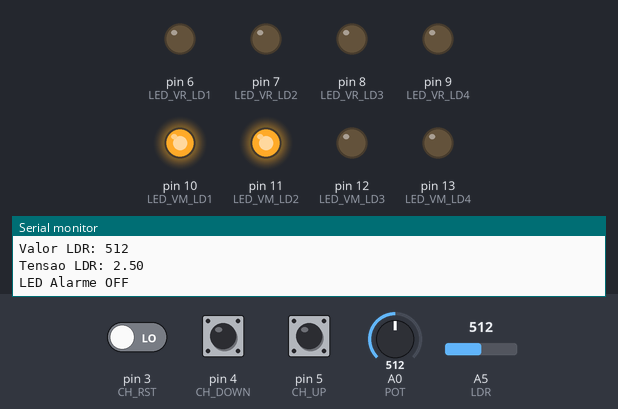
A sketch run on a simulated Arduino Uno, built with avr-gcc and run on an emulated ATmega328P. On the bench: output pins drawn as LEDs (lit = HIGH), the last lines printed to the serial monitor. Inputs (shaded band) come from the test bench; at power-on: pin 5 (CH_UP) LOW, A0 (POT) = 512, pin 3 (CH_RST) LOW, pin 4 (CH_DOWN) LOW, A5 (LDR) = 512.

Above: at 1.2 s.
1.3 s: pin 5 (CH_UP) pulled HIGH for 1 s
At 3.0 s:
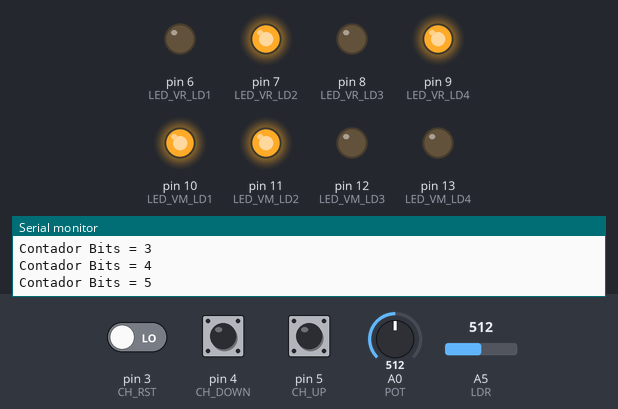
3.8 s: A0 (POT) set to 591
5.3 s: A0 (POT) set to 617
At 6.6 s:
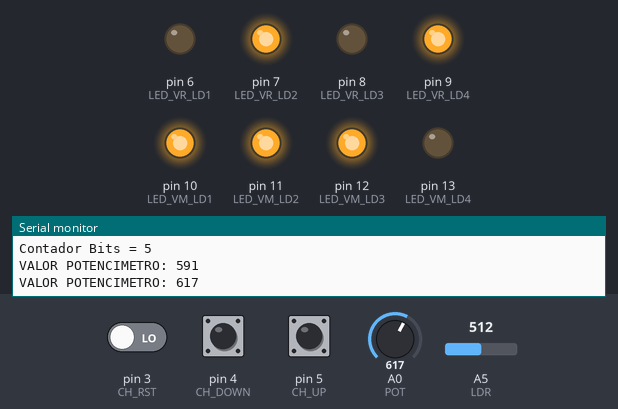
6.9 s: pin 3 (CH_RST) driven HIGH
At 8.0 s:
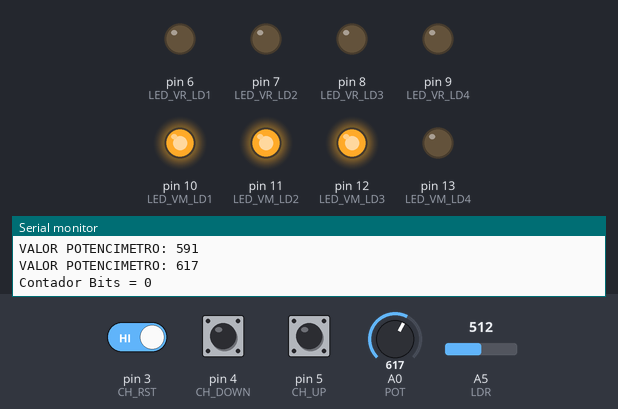
8.4 s: A0 (POT) set to 791
9.9 s: A0 (POT) set to 812
At 10.5 s:
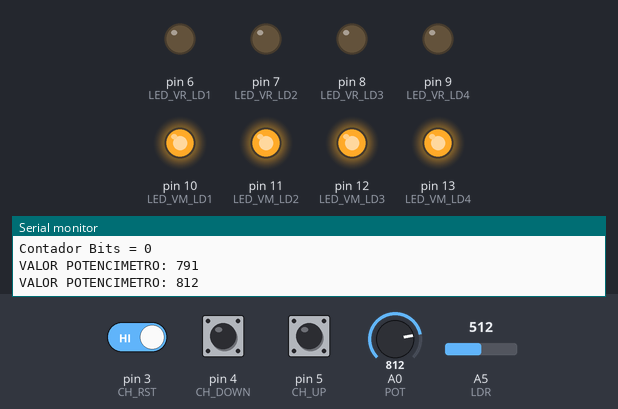
Timing chart, 0 to 12.5 s (numbered marks = the images above; inputs shaded):
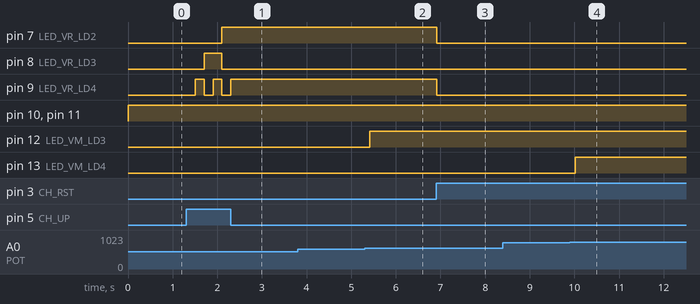

The sketch:

prova_p1_2021_11.ino
```cpp
/***************************************************************************
* Prova P1 - 2021_1															*
*																			*
*	1 – Desenvolva um programa que a partir da leitura de uma entrada 		*
*	Analógica (Potenciômetro) gerencie os 4 LEDs Vermelhos da seguinte		*
*	maneira:																*
*		POT = 0 	- LED_VM_LD1, LED_VM_LD2, LED_VM_LD3 e LED_VM_LD4(OFF)	*
*		POT = 1023	- LED_VM_LD1, LED_VM_LD2, LED_VM_LD3 e LED_VM_LD4(ON)	*
*		POT entre 0 e 1023	os LEDs devem ligar de maneira proporcional e	*
*		crescente ao valor lido.
															*
*																			*
*	2 – A partir de dois botões, controle o acionamento dos 4 LEDs Verdes	*
*	que	devem funcionar como um contador “BCD”. Um terceiro botão deverá    *
*   resetar o contador quando pressionado. 									*
*																			*
*	Descrição de um contador BCD.    										*
*		Contagem = 0, 1, 2, 3, 4, 5, 6, 7, 8, 9, 0, 1, .....)				*
*																			*
*	3 – Utilizando um sensor LDR (Resistor Dependente de Luz, ou em Inglês  *
*	– Light-Dependent Resistor), ligar um LED sempre que a luminosidade     *
*	estiver	menor que 30% do seu valor máximo (307 níveis do A/D). 			*
*	Apresentar no monitor serial os valores	lidos do sensor e o estado	 	*
*	do LED (ON ou OFF).														*
*																			*
*																			*
*****************************************************************************/

//***************************************************************************
//Define Constantes Utilizadas no Sketch

//***************************************************************************
//QUESTÃO 1
//***************************************************************************
//Define o Pino 13 como LED Vermelho L4
#define LED_VM_LD4 13
//Define o Pino 12 como LED Vermelho L3
#define LED_VM_LD3 12
//Define o Pino 11 como LED Vermelho L2
#define LED_VM_LD2 11
//Define o Pino 10 como LED Vermelho L1
#define LED_VM_LD1 10

//Define o Pino A4 como POT
#define POT A0


// Variaveis utilizadas na questao 1
//


//***************************************************************************
unsigned int leitura_potenciomentro = 0; //leitura do potenciometro
unsigned int leitura_anterior_potenciometro = 0; //grava leitura anterior para comparacao

//***************************************************************************

//***************************************************************************
//QUESTÃO 2
//***************************************************************************
//Define o Pino 9 como LED Verde L4
#define LED_VR_LD4 9
//Define o Pino 8 como LED Verde L3
#define LED_VR_LD3 8
//Define o Pino 7 como LED Verde L2
#define LED_VR_LD2 7
//Define o Pino 6 como LED Verde L1
#define LED_VR_LD1 6

//Chaves de UP, DOWM e RST do Contador BCD
//Define o Pino 5 como Chave UP
#define CH_UP 5
//Define o Pino 4 como Chave DOWN
#define CH_DOWN 4
//Define o Pino 3 como Chave RST
#define CH_RST 3

// Variaveis utilizadas na questao 2
//

int botaoIncremental;
int botaoDecremental;
int botaoReset;
unsigned int contadorBinario;

unsigned int valor_bit_anterior; //para imprimir bit


//***************************************************************************


//***************************************************************************
//QUESTÃO 3
//***************************************************************************
//Pino de Leitura do LDR
//Define o Pino A5 como LDR
#define LDR A5

//LED de Alarme para indicar o acionamento da iluminação
#define LED_ALARME	2

// Variaveis utilizadas na questao 3
//
int unsigned leitura_LDR;
int unsigned leitura_anterior_LDR;

float valor_calculado;
float tensao;

/*
  tensao = leitura * 5 / 1024

  679 (máximo mostra LDR) * 5 = 3395 / 1023 = 3,318 =~ 3,32

  3,32 (tensao maxima)       = 1024(bits)
    x  (tensao ligar alarme) = 307 (30% bits)

  x = 0,995 volts

  0,99 * 1024 = 1.013,76 -> 1013,76/5 = 202,75 =~203 --> Leitura de 30% do LDR
  */
float alarme_disparo_tensao = 0.99;

int Flag_alarme;
//***************************************************************************


//***************************************************************************
/*Função que serah executada somente uma unica vez no inicio*/
//***************************************************************************
void setup()
{

  //Define a velocidade de comunicacao da serial do monitor serial
  Serial.begin(9600);

  //**************************************
  //LEDS questao 1
  pinMode(LED_VM_LD1, OUTPUT);
  pinMode(LED_VM_LD2, OUTPUT);
  pinMode(LED_VM_LD3, OUTPUT);
  pinMode(LED_VM_LD4, OUTPUT);

  leitura_anterior_potenciometro = leitura_potenciomentro;

  //***********************************
  //LEDS e bototes questao 2
  pinMode(LED_VR_LD1, OUTPUT);
  pinMode(LED_VR_LD2, OUTPUT);
  pinMode(LED_VR_LD3, OUTPUT);
  pinMode(LED_VR_LD4, OUTPUT);

  pinMode(CH_UP, INPUT);
  pinMode(CH_UP, INPUT);
  pinMode(CH_RST, INPUT);

}
//***************************************************************************


//***************************************************************************
/*Função que serah executada indefinidamente*/
//***************************************************************************
void loop()
{
//***************************************************************************
//Questao 1
//***************************************************************************
   leitura_potenciomentro = analogRead(POT); //leitura valor potenciometro

  //
  if(leitura_anterior_potenciometro != leitura_potenciomentro){
    Serial.print("VALOR POTENCIMETRO: ");
    Serial.println(leitura_potenciomentro);

 //LEDS DESLIGADOS
  if(leitura_potenciomentro > 0 && leitura_potenciomentro < 200){
	  digitalWrite(LED_VM_LD1, LOW);
	  digitalWrite(LED_VM_LD2, LOW);
	  digitalWrite(LED_VM_LD3, LOW);
	  digitalWrite(LED_VM_LD4, LOW);

  //ACENDER PRIMEIRO LED
  } else if (leitura_potenciomentro > 200 && leitura_potenciomentro < 400){
	  digitalWrite(LED_VM_LD1, HIGH);
	  digitalWrite(LED_VM_LD2, LOW);
	  digitalWrite(LED_VM_LD3, LOW);
	  digitalWrite(LED_VM_LD4, LOW);

  //ACENDE PRIMEIRO, SEGUNDO LEDS
  }else if (leitura_potenciomentro > 400 && leitura_potenciomentro < 600){
	  digitalWrite(LED_VM_LD1, HIGH);
	  digitalWrite(LED_VM_LD2, HIGH);
	  digitalWrite(LED_VM_LD3, LOW);
	  digitalWrite(LED_VM_LD4, LOW);

  //ACENDE PRIMEIRO, SEGUNDO E TERCEIRO LED
  } else if (leitura_potenciomentro > 600 && leitura_potenciomentro < 800){
	  digitalWrite(LED_VM_LD1, HIGH);
	  digitalWrite(LED_VM_LD2, HIGH);
	  digitalWrite(LED_VM_LD3, HIGH);
	  digitalWrite(LED_VM_LD4, LOW);

  //ACENDE TODOS OS LEDS
  } else if (leitura_potenciomentro > 800 && leitura_potenciomentro < 1023){
	  digitalWrite(LED_VM_LD1, HIGH);
	  digitalWrite(LED_VM_LD2, HIGH);
	  digitalWrite(LED_VM_LD3, HIGH);
	  digitalWrite(LED_VM_LD4, HIGH);
  }


    //SETAR VALOR LIDO PARA QUANDO MUDAR, ENTRAR NO IF
    //(CASO NAO TER ISSO E O IF, LERA INFINITO)
  	leitura_anterior_potenciometro = leitura_potenciomentro;
  }

//***************************************************************************


//***************************************************************************
//Questao 2
//***************************************************************************
  botaoIncremental = digitalRead(CH_UP);
  delay(50);
  botaoDecremental = digitalRead(CH_DOWN);
  delay(50);
  botaoReset = digitalRead(CH_RST);

  if(botaoReset == 1){
	botaoIncremental = 0;
	botaoDecremental = 0;
	contadorBinario = 0;
  }else if(botaoIncremental == 1){
	contadorBinario++; //Incrementa contador binario
	botaoDecremental = 0; //Coloca estado da variavel do botao incrementador para 0
  } else if (botaoDecremental == 1){
	if(contadorBinario > 0) contadorBinario--;
	botaoIncremental = 0; //Coloca estado da variavel do botao descrementador para 0
  }

  if(contadorBinario > 9) { //Se conta
	contadorBinario = 0;
  }

  if (valor_bit_anterior != contadorBinario){
  	Serial.print("Contador Bits = ");
    Serial.println(contadorBinario);

  }

  if (contadorBinario == 0) {
    digitalWrite(LED_VR_LD1, LOW);
    digitalWrite(LED_VR_LD2, LOW);
	digitalWrite(LED_VR_LD3, LOW);
    digitalWrite(LED_VR_LD4, LOW);
  }
  //Caso for 1 bit, acender apenas LED da esquerda
  else if (contadorBinario == 1) {
    digitalWrite(LED_VR_LD1, LOW);
    digitalWrite(LED_VR_LD2, LOW);
	digitalWrite(LED_VR_LD3, LOW);
    digitalWrite(LED_VR_LD4, HIGH);
  }
  //Caso for 2 bits
  else if (contadorBinario == 2) {
    digitalWrite(LED_VR_LD1, LOW);
    digitalWrite(LED_VR_LD2, LOW);
	digitalWrite(LED_VR_LD3, HIGH);
    digitalWrite(LED_VR_LD4, LOW);
  }
  //Caso for 3 bits
  else if (contadorBinario == 3) {
    digitalWrite(LED_VR_LD1, LOW);
    digitalWrite(LED_VR_LD2, LOW);
	digitalWrite(LED_VR_LD3, HIGH);
    digitalWrite(LED_VR_LD4, HIGH);
  }

  //Caso for 4 bits
  else if (contadorBinario == 4) {
    digitalWrite(LED_VR_LD1, LOW);
    digitalWrite(LED_VR_LD2, HIGH);
	digitalWrite(LED_VR_LD3, LOW);
    digitalWrite(LED_VR_LD4, LOW);
  }

  //Caso for 5 bits
  else if (contadorBinario == 5) {
    digitalWrite(LED_VR_LD1, LOW);
    digitalWrite(LED_VR_LD2, HIGH);
	digitalWrite(LED_VR_LD3, LOW);
    digitalWrite(LED_VR_LD4, HIGH);
  }

  //Caso for 6  bits
  else if (contadorBinario == 6) {
    digitalWrite(LED_VR_LD1, LOW);
    digitalWrite(LED_VR_LD2, HIGH);
	digitalWrite(LED_VR_LD3, HIGH);
    digitalWrite(LED_VR_LD4, LOW);
  }

  //Caso for 7 bits
  else if (contadorBinario == 7) {
    digitalWrite(LED_VR_LD1, LOW);
    digitalWrite(LED_VR_LD2, HIGH);
	digitalWrite(LED_VR_LD3, HIGH);
    digitalWrite(LED_VR_LD4, HIGH);
  }

  //Caso for 8 bits
  else if (contadorBinario ==  8) {
    digitalWrite(LED_VR_LD1, HIGH);
    digitalWrite(LED_VR_LD2, LOW);
	digitalWrite(LED_VR_LD3, LOW);
    digitalWrite(LED_VR_LD4, LOW);
  }

  //Caso for 9 bits
  else if (contadorBinario == 9) {
    digitalWrite(LED_VR_LD1, HIGH);
    digitalWrite(LED_VR_LD2, LOW);
	digitalWrite(LED_VR_LD3, LOW);
    digitalWrite(LED_VR_LD4, HIGH);
  }

  delay(100);
  valor_bit_anterior = contadorBinario;

//***************************************************************************


//***************************************************************************
//Questao 3
//***************************************************************************
   leitura_LDR = analogRead(LDR); //leitura valor potenciometro

  //FAZ CALCULO PARA DESCOBRIR TENSAO
  //LEITOR DE 10 BITS (2^10=1024)
  valor_calculado = leitura_LDR * 5;
  tensao = valor_calculado/1024;

  if(leitura_anterior_LDR != leitura_LDR){
    Serial.print("Valor LDR: ");
    Serial.println(leitura_LDR);
    Serial.print("Tensao LDR: ");
    Serial.println(tensao);

    //Variavel alarme_disparo_tensao explicada ao declarar
    if(tensao <= alarme_disparo_tensao){
      Flag_alarme = 1;
      digitalWrite(LED_ALARME, HIGH);
    } else {
      Flag_alarme = 0;
      digitalWrite(LED_ALARME, LOW);
    }

    if(Flag_alarme) Serial.println("LED Alarme ON");
  	else Serial.println("LED Alarme OFF");

    leitura_anterior_LDR = leitura_LDR;
  }


//***************************************************************************
}
```

Measured:
- the behaviour switches between 600 and 601 on A0 (POT) (found by bisection; images 1 and 2)
- the behaviour switches between 800 and 801 on A0 (POT) (found by bisection; images 3 and 4)
- after the input at 1.3 s, pin 7 (LED_VR_LD2): LOW → HIGH after 0.81 s; pin 8 (LED_VR_LD3): LOW → HIGH after 0.40 s, → LOW 0.40 s later; pin 9 (LED_VR_LD4): alternates HIGH for 0.20 s and LOW for 0.20 s, 5 changes in all, then stays HIGH, starting after 0.20 s
- after the input at 5.3 s, pin 12 (LED_VM_LD3): LOW → HIGH after 0.11 s
- after the input at 6.9 s, pin 7 (LED_VR_LD2), pin 9 (LED_VR_LD4): HIGH → LOW at once
- after the input at 9.9 s, pin 13 (LED_VM_LD4): LOW → HIGH after 0.12 s
